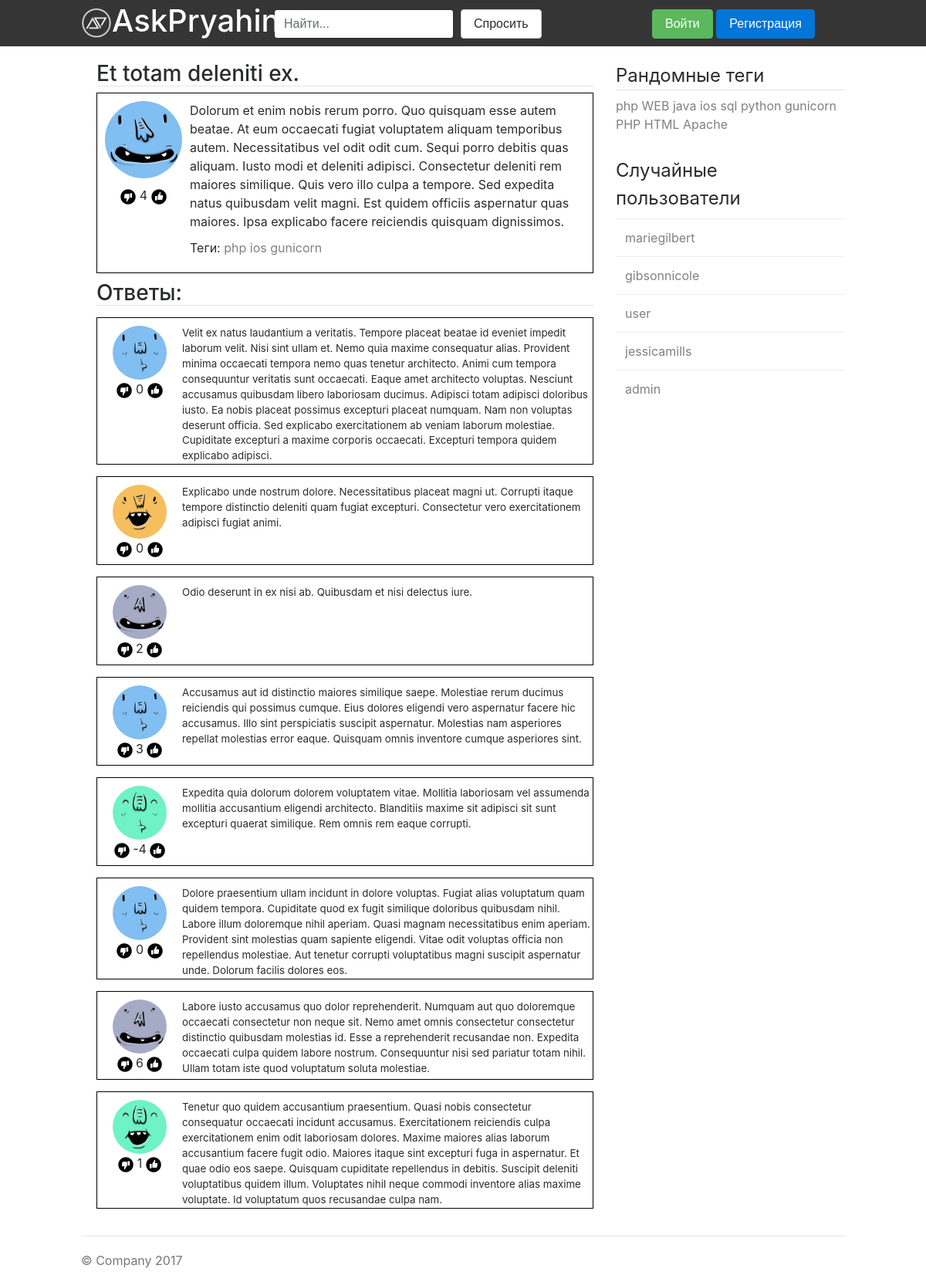
Screenshot of /question/1 with the database file from the repository.
### askapp/models.py (models this page shows, shortened)
class Question(models.Model):
    class Meta:
        verbose_name = u'Вопрос'
        verbose_name_plural = u'Вопросы'
    author =  models.ForeignKey(User, verbose_name=u'Пользователь')
    title = models.CharField(max_length = 100, verbose_name=u'Заголовок')
    text = models.TextField(verbose_name=u'Текст')
    rating = models.IntegerField(default = 0, verbose_name=u'Рейтинг')
    count_answers = models.IntegerField(default = 0, verbose_name=u'Количество ответов')
    tags = models.ManyToManyField(Tag, verbose_name=u'Тег')
    isVote = models.BooleanField(default = True, verbose_name=u'Голосование')
    date = models.DateTimeField(default = timezone.now, verbose_name=u'Дата создания')
    objects = QuestionManager()

class Profile(models.Model):
    class Meta:
        verbose_name=u'Профиль'
        verbose_name_plural=u'Профили'
    user = models.OneToOneField(User, verbose_name=u'Пользователь')
    avatar = models.ImageField(upload_to='avatars')
    objects = ProfileManager()

class Tag(models.Model):
    class Meta:
        verbose_name = u'Тег'
        verbose_name_plural = u'Теги'
    text = models.CharField(max_length=15, verbose_name='Tag')
    def __str__(self):
        return self.text

class Answer(models.Model):
    class Meta:
        verbose_name = u'Ответ'
        verbose_name_plural = u'Ответы'
    author = models.ForeignKey(User, verbose_name=u'Пользователь')
    question = models.ForeignKey(Question, verbose_name=u'Вопрос')
    text = models.TextField(verbose_name=u'Текст')
    rating = models.IntegerField(default = 0, verbose_name=u'Рейтинг')
    is_correct = models.BooleanField(default = False, verbose_name=u'Корректность')
    date = models.DateTimeField(default = timezone.now, verbose_name=u'Дата создания')
    objects = AnswerManager()

### askapp/views.py (the view)
# urls.py: url(r'^question/(?P<id>\d+)/?$', views.question, name='question'),
def question(request, id):
    question_ = get_object_or_404(Question, pk=id)
    answers = question_.answer_set.all()
    likes=getQuestionPageLikes(question_,answers,request.user)
    if request.method == "POST":
        form=AnswerForm(request.POST)
        if form.is_valid():
            a = form.save(question_, request.user)
            return HttpResponseRedirect('%s#comment%d' % (reverse('question', kwargs={'id': question_.id}), a.id))
    else:
        form=AnswerForm()
    return render(request, 'question.html', {'question': question_, 'answers': answers, 'tags': randomTags(Tag), 'users': randomUsers(User), 'form': form, 'likes': likes[0], 'dislikes': likes[1], 'islike': likes[2]})

### askapp/forms.py (shortened to what this page needs)
class AnswerForm(forms.Form):
    answer = forms.CharField(
        widget=forms.Textarea(attrs={'class': 'form-control', 'rows': '3', 'placeholder': 'Введите свой ответ здесь...'}),
        min_length=2,
        label=u'Текст',
        error_messages={'min_length': u'Ответ должен быть не менее %(limit_value)d символов', 'required': 'Введите ответ!'},
    )

### askapp/func.py (called while the page is built)
def randomTags(Tag):
    tags = []
    for i in range(Tag.objects.count()):
        tags.append(str(Tag.objects.get(id=i + 1)))
    np.random.shuffle(tags)
    return tags[:10]

def randomUsers(User):
    users = []
    for i in range(User.objects.count()):
        users.append(str(User.objects.get(id=i + 1)))
    np.random.shuffle(users)
    return users[:5]

def getQuestionPageLikes(question_, answers, User):
    likes = []
    dislikes = []
    for ans in answers:
        try:
            query = AnswerLike.objects.get(answer=ans, author=User)
        except:
            query = None
        if query is not None:
            if query.rating == 1:
                likes.append(ans.id)
            else:
                dislikes.append(ans.id)
    try:
        query = QuestionLike.objects.get(question=question_, author=User)
        if query.rating == 1:
            islike=1
        else:
            islike=-1
    except:
        islike=0;
    result = [likes, dislikes, islike]
    return result

### templates/question.html (shortened to what this page needs)
{% extends "base.html" %}
{% block content%}
{% load static %}
<h3 class="bot">{{ question.title }}</h3>
            <div class="question">
               <div class="page-question-avatar">
                  <a href="/user/{{question.author.username}}"><img src="{{ question.author.profile.avatar.url }}" class="rounded-circle question-avatar-img"></a>
               </div>
               <div class="page-question-like">
                  <a class="likebutton" value="-1" qid="{{ question.id }}" id="btndislike{{ question.id }}"><span class="page-like-img {% if islike == -1 %}is{% endif %}dislikebtn"/></a>
                  <span id="qRating{{ question.id }}">{{ question.rating }}</span>
                  <a class="likebutton" value="1" qid="{{ question.id }}" id="btnlike{{ question.id }}"><span class="page-like-img {% if islike == 1 %}is{% endif %}likebtn"/></a>
               </div>
               <div class="page-question-preview">{{ question.text }}</div>
               <div class="page-question-tags">Теги:
               {% for tag in question.tags.all %}
                  <a href="{% url 'questions_by_tag' tag %}"> {{ tag }} </a>
               {% endfor %}
               </div>
            </div>
            <div id="answers">
            {% if answers %}
               <h3 class="bot">Ответы:</h3>
            {% endif %}
            {% for answer in answers %}
            <div class="answer">
               <div class="answer-avatar">
                  <a href="/user/{{answer.author.username}}"><img src="{{ answer.author.profile.avatar.url }}" class="rounded-circle answer-avatar-img"></a>
               </div>
               <div class="answer-like">
                  <a class="anslikebutton" value="-1" aid="{{ answer.id }}" id="ansbtndislike{{ answer.id }}"><span class="like-img {% if answer.id in dislikes %}is{% endif %}dislikebtn"/></a>
                  <span id="aRating{{ answer.id }}">{{ answer.rating }}</span>
                  <a class="anslikebutton" value="1" aid="{{ answer.id }}" id="ansbtnlike{{ answer.id }}"><span class="like-img {% if answer.id in likes %}is{% endif %}likebtn"/></a>
               </div>
               <div class="answer-preview">{{ answer.text }}</div>
            </div>
            {% endfor %}
            </div>
{% endblock %}

### templates/base.html (shortened to what this page needs)
{% load static %}
<!DOCTYPE html>
<html>
   <head>
      <link rel="stylesheet" type="text/css" href="{% static 'bootstrap-4.0.0-alpha.6-dist/css/bootstrap.min.css' %}">
      <link rel="stylesheet" type="text/css" href="{% static 'css/style.css' %}" />
   </head>
   <body>
      <div class="header">
         <div class="header-content">
         <div class="logo">
            <a href="{% url 'index' %}">
               <img src="{% static 'img/ap_logo.png' %}" class="logo-img d-inline-block">
               <h1 class="logo-title">AskPryahin</h1>
            </a>
         </div>
         <div class="search">
            <form class="form-inline" action="/search">
               <input type="text" class="form-control" name="q" placeholder="Найти...">
               &nbsp;&nbsp;<button type="button" class="btn btn-secondary" onClick='location.href="{% url 'ask' %}"'>Спросить</button>
            </form>
         </div>
         <div class="user">
         {% if request.user.is_authenticated %}
            <img src="{{ request.user.profile.avatar.url }}" class="rounded-circle header-avatar">
            <div class="user-block">
               <div class="user-name">{{ request.user.username }}</div>
               <div class="user-options">
                  <a href="{% url 'settings' %}">Настройки</a>
                  <a href="{% url 'logout' %}?continue={{ request.path }}">Выйти</a>
               </div>
            </div>
         {% else %}
            <div class="form-actions">
               <button type="submit" class="btn btn-success" onClick='location.href="{% url 'login' %}?continue={{ request.path }}"'>Войти</button>
               <button type="button" class="btn btn-primary" onClick='location.href="{% url 'signup' %}"'>Регистрация</button>
            </div>
         {% endif %}
         </div>
      </div>
      </div>
      <div class="content">
         <div class="left">
            {% block content %}{% endblock %}
         </div>
         <div class="right">
            <div class="tags">
               <fieldset>
                  <legend class="bot">Рандомные теги</legend>
                  {% for tag in tags %}
                     <a href="{% url 'questions_by_tag' tag %}">{{ tag }}</a>
                  {% endfor %}
               </fieldset>
            </div>
            <div class="best-members">
               <legend>Случайные пользователи</legend>
               <table class="table">
                  <tbody>
                  {% for user in users %}
                     <tr><td><a href="{% url 'questions_by_user' user %}">{{ user }}</a></td></tr>
                  {% endfor %}
                  </tbody>
               </table>
            </div>
         </div>
         <div class="clearfix"></div>
      </div>
      <div class="footer">
         <p>© Company 2017</p>
      </div>
   </body>
</html>

### static/css/style.css (style rules this page uses)
a { color: grey; }
button { cursor: pointer }
.header { background: #353535; width: 100%; height: 60px; min-width: 990px; }
.header-content { min-width: 990px; width: 70%; margin: auto; }
.logo { display: inline-block; vertical-align: middle; margin-top: 10px; color: White; }
.logo a { color: White; text-decoration: none; }
.logo-img { width: 40px; height: 40px; }
.logo-title { margin-top: -45px; margin-left: 40px; }
.search { margin-left: 250px; margin-top: -45px; }
.user { margin-left: calc(100% - 250px); margin-top: -38px; }
.bot { border-bottom: 1px solid #e5e5e5 }
.content, .footer { min-width: 990px; width: 70%; margin: auto; margin-top: 20px; }
.left { width: 65%; margin-left: 20px; float: left; }
.right { width: 30%; margin-left: auto; float: right; }
.best-members { margin-top: 30px; }
.footer { padding-top: 19px; color: #777; border-top: 1px solid #e5e5e5; }
.question { padding: 10px; padding-left: 0px; width: 100%; border: 1px solid #000; min-height: 125px; }
.question-avatar-img { height: 100%; width: 100%; }
.like-img { width: 20px; height: 20px; }
.question { margin-bottom: 10px; }
.page-question-avatar { height: 100px; width: 100px; margin-left: 10px; float: left; }
.page-question-like { width: 120px; margin-top: 110px; margin-left: -110px; float: left; text-align: center; }
.page-like-img { width: 20px; height: 20px; }
.page-question-preview { width: calc(100% - 130px); margin-left: 120px; }
.page-question-tags { margin: 10px 0px 10px 120px; }
.answer { min-height: 115px; width: 100%; border: 1px solid #000; margin-bottom: 15px; margin-top: 15px; }
.answer-avatar { height: 70px; width: 70px; margin: 10px 15px 0px 20px; }
.answer-avatar-img { height: 100%; width: 100%; }
.answer-like { width: 110px; height: 30px; margin-bottom: 10px; text-align: center; }
.answer-preview { font-size: 10pt; margin-left: 110px; margin-top: -110px; }
.likebutton { cursor: pointer; }
.anslikebutton { cursor: pointer; }
.likebtn { vertical-align: bottom; content: url("../img/like.png"); }
.dislikebtn { vertical-align: bottom; content: url("../img/dislike.png") }

### rows the page displays
Question: title "Et totam deleniti ex.", author.profile.avatar (picture), rating "4", text "Dolorum et enim nobis rerum porro. Quo quisquam esse autem beatae. At eum occaecati fugiat voluptatem aliquam temporibus autem. Necessitatibus vel odit odit cum. Sequi porro debitis quas aliquam. Iusto modi et deleniti adipisci. Consectetur deleniti rem maiores similique. Quis vero illo culpa a tempore. Sed expedita natus quibusdam velit magni. Est quidem officiis aspernatur quas maiores. Ipsa explicabo facere reiciendis quisquam dignissimos."
Tag: text "php", tags "php"
Tag: text "ios", tags "ios"
Tag: text "gunicorn", tags "gunicorn"
Answer: author.profile.avatar (picture), rating "0", {{ answer.id }} 1 (drawn), text "Velit ex natus laudantium a veritatis. Tempore placeat beatae id eveniet impedit laborum velit. Nisi sint ullam et. Nemo quia maxime consequatur alias. Provident minima occaecati tempora nemo quas tenetur architecto. Animi cum tempora consequuntur veritatis sunt occaecati. Eaque amet architecto voluptas. Nesciunt accusamus quibusdam libero laboriosam ducimus. Adipisci totam adipisci doloribus iusto. Ea nobis placeat possimus excepturi placeat numquam. Nam non voluptas deserunt officia. Sed explicabo exercitationem ab veniam laborum molestiae. Cupiditate excepturi a maxime corporis occaecati. Excepturi tempora quidem explicabo adipisci."
Answer: author.profile.avatar (picture), rating "0", text "Explicabo unde nostrum dolore. Necessitatibus placeat magni ut. Corrupti itaque tempore distinctio deleniti quam fugiat excepturi. Consectetur vero exercitationem adipisci fugiat animi."
Answer: author.profile.avatar (picture), rating "2", text "Odio deserunt in ex nisi ab. Quibusdam et nisi delectus iure."
Answer: author.profile.avatar (picture), rating "3", text "Accusamus aut id distinctio maiores similique saepe. Molestiae rerum ducimus reiciendis qui possimus cumque. Eius dolores eligendi vero aspernatur facere hic accusamus. Illo sint perspiciatis suscipit aspernatur. Molestias nam asperiores repellat molestias error eaque. Quisquam omnis inventore cumque asperiores sint."
Answer: author.profile.avatar (picture), rating "-4", text "Expedita quia dolorum dolorem voluptatem vitae. Mollitia laboriosam vel assumenda mollitia accusantium eligendi architecto. Blanditiis maxime sit adipisci sit sunt excepturi quaerat similique. Rem omnis rem eaque corrupti."
Answer: author.profile.avatar (picture), rating "0", text "Dolore praesentium ullam incidunt in dolore voluptas. Fugiat alias voluptatum quam quidem tempora. Cupiditate quod ex fugit similique doloribus quibusdam nihil. Labore illum doloremque nihil aperiam. Quasi magnam necessitatibus enim aperiam. Provident sint molestias quam sapiente eligendi. Vitae odit voluptas officia non repellendus molestiae. Aut tenetur corrupti voluptatibus magni suscipit aspernatur unde. Dolorum facilis dolores eos."
Answer: author.profile.avatar (picture), rating "6", text "Labore iusto accusamus quo dolor reprehenderit. Numquam aut quo doloremque occaecati consectetur non neque sit. Nemo amet omnis consectetur consectetur distinctio quibusdam molestias id. Esse a reprehenderit recusandae non. Expedita occaecati culpa quidem labore nostrum. Consequuntur nisi sed pariatur totam nihil. Ullam totam iste quod voluptatum soluta molestiae."
Answer: author.profile.avatar (picture), rating "1", text "Tenetur quo quidem accusantium praesentium. Quasi nobis consectetur consequatur occaecati incidunt accusamus. Exercitationem reiciendis culpa exercitationem enim odit laboriosam dolores. Maxime maiores alias laborum accusantium facere fugit odio. Maiores itaque sint excepturi fuga in aspernatur. Et quae odio eos saepe. Quisquam cupiditate repellendus in debitis. Suscipit deleniti voluptatibus quidem illum. Voluptates nihil neque commodi inventore alias maxime voluptate. Id voluptatum quos recusandae culpa nam."
Tag: tags "WEB"
Tag: tags "java"
Tag: tags "sql"
Tag: tags "python"
Tag: tags "PHP"
Tag: tags "HTML"
Tag: tags "Apache"

### other values shown
{{ user }} "mariegilbert" "gibsonnicole" "user" "jessicamills" "admin"
